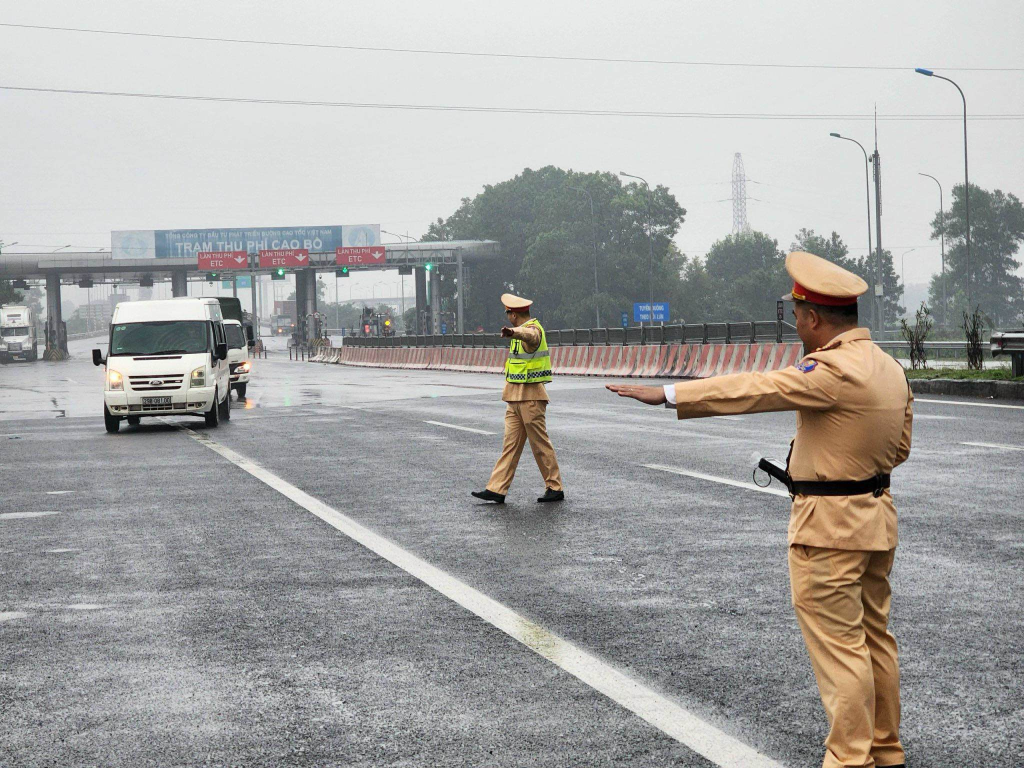
#> input picture backend/test/car_vn_2026-04-15_17-00-48/images/xe_canh_sat1.jpg, 2048 x 1536 px, found by its file name (shown at 1/2 size); its folder holds only this picture in this run
$ python visualize_yolo.py
#> lines starting #> are read from the running program, lines starting #| are printed output that depends on the picture
import os
import cv2

# ================= CONFIG =================
CURRENT_DIR = os.path.dirname(os.path.abspath(__file__))

BASE_PATH = r"D:\anhpnh\#AI\edgeai-labeling\backend\test\car_vn_2026-04-15_17-00-48"

IMAGE_DIR = os.path.join(BASE_PATH, "images")
LABEL_DIR = os.path.join(BASE_PATH, "labels")
CLASS_PATH = os.path.join(BASE_PATH, "classes.txt")

print("BASE_PATH:", BASE_PATH)
print("IMAGE_DIR exists:", os.path.exists(IMAGE_DIR))
print("LABEL_DIR exists:", os.path.exists(LABEL_DIR))
print("CLASS_PATH exists:", os.path.exists(CLASS_PATH))

MAX_W = 1200
MAX_H = 800

LINE_THICKNESS = 2
SHOW_CLASS_NAME = True

# ================= LOAD CLASSES =================
def load_classes(path):
    if not os.path.exists(path):
        print("❌ classes.txt not found")
        return []

    with open(path, "r", encoding="utf-8") as f:
#> (reads backend/test/car_vn_2026-04-15_17-00-48/classes.txt from the repository)
        classes = [line.strip() for line in f.readlines()]

    print("✅ Loaded classes:", classes)
    return classes

CLASS_NAMES = load_classes(CLASS_PATH)

# ================= COLOR =================
def get_color(cls_id):
    colors = [
        (0,255,0),
        (0,0,255),
        (255,0,0),
        (0,255,255),
        (255,255,0),
        (255,0,255)
    ]
    return colors[cls_id % len(colors)]

# ================= YOLO → PIXEL =================
def yolo_to_pixel(cls_id, xc, yc, bw, bh, img_w, img_h):
    x_center = xc * img_w
    y_center = yc * img_h
    box_w = bw * img_w
    box_h = bh * img_h

    x1 = int(x_center - box_w / 2)
    y1 = int(y_center - box_h / 2)
    x2 = int(x_center + box_w / 2)
    y2 = int(y_center + box_h / 2)

    return x1, y1, x2, y2

# ================= DRAW =================
def draw_yolo(image_path, label_path):
    img = cv2.imread(image_path)
#> img is the input picture: shape (1536, 2048, 3); mean B, G, R 164, 165.9, 166.7

    if img is None:
        print("❌ Cannot read:", image_path)
        return None

    h, w = img.shape[:2]
#> h = 1536; w = 2048

    if not os.path.exists(label_path):
        return img

    with open(label_path, "r") as f:
        lines = f.readlines()

    for line in lines:
        parts = line.strip().split()

        if len(parts) < 5:
            continue

        cls_id, xc, yc, bw, bh = map(float, parts[:5])
        cls_id = int(cls_id)

        x1, y1, x2, y2 = yolo_to_pixel(cls_id, xc, yc, bw, bh, w, h)

        # clamp
        x1 = max(0, x1)
        y1 = max(0, y1)
        x2 = min(w, x2)
        y2 = min(h, y2)

        color = get_color(cls_id)

        # draw bbox
        cv2.rectangle(img, (x1, y1), (x2, y2), color, LINE_THICKNESS)

        # label
        if SHOW_CLASS_NAME and cls_id < len(CLASS_NAMES):
            label = CLASS_NAMES[cls_id]
        else:
            label = str(cls_id)

        text = f"{label}"

        # text position
        text_x = x1
        text_y = y1 - 10 if y1 > 20 else y2 + 20

        # viền đen
        cv2.putText(
            img,
            text,
            (text_x, text_y),
            cv2.FONT_HERSHEY_SIMPLEX,
            0.7,
            (0, 0, 0),
            3
        )

        # chữ màu
        cv2.putText(
            img,
            text,
            (text_x, text_y),
            cv2.FONT_HERSHEY_SIMPLEX,
            0.7,
            color,
            2
        )

        # debug log
        print(f"✔ class_id={cls_id}, label={label}, box=({x1},{y1},{x2},{y2})")

    return img

# ================= RESIZE =================
def resize_for_display(img):
    h, w = img.shape[:2]
#> h = 1536; w = 2048
    scale = min(MAX_W / w, MAX_H / h)
#> scale = 0.521
    return cv2.resize(img, (int(w * scale), int(h * scale)))
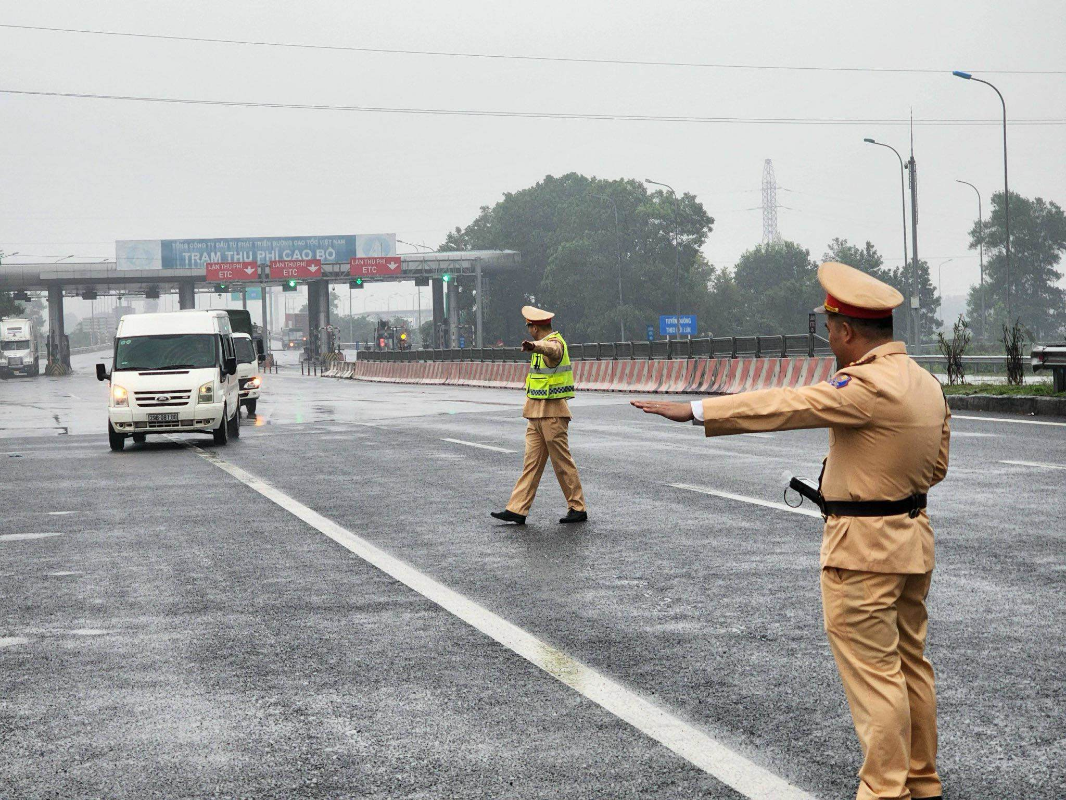
#> returned value: shape (800, 1066, 3); mean of channels 0, 1, 2 163.9, 165.8, 166.6; drawn as B, G, R

# ================= MAIN =================
def main():
    files = sorted(os.listdir(IMAGE_DIR))
    i = 0

    while i < len(files):
        filename = files[i]

        if not filename.lower().endswith((".jpg", ".png", ".jpeg")):
            i += 1
            continue

        image_path = os.path.join(IMAGE_DIR, filename)
        label_path = os.path.join(
            LABEL_DIR,
            filename.rsplit(".", 1)[0] + ".txt"
        )

        print(f"\n🔍 Checking: {filename}")

        img = draw_yolo(image_path, label_path)

        if img is None:
            i += 1
            continue

        display = resize_for_display(img)

        cv2.imshow("YOLO Viewer", display)

        key = cv2.waitKey(0)
#> (key Esc is pressed here)

        if key == 27:  # ESC
            break
        elif key == ord('a'):  # back
            i = max(0, i - 1)
        elif key == ord('d'):  # next
            i += 1
        else:
            i += 1

    cv2.destroyAllWindows()

# ================= RUN =================
if __name__ == "__main__":
    main()
